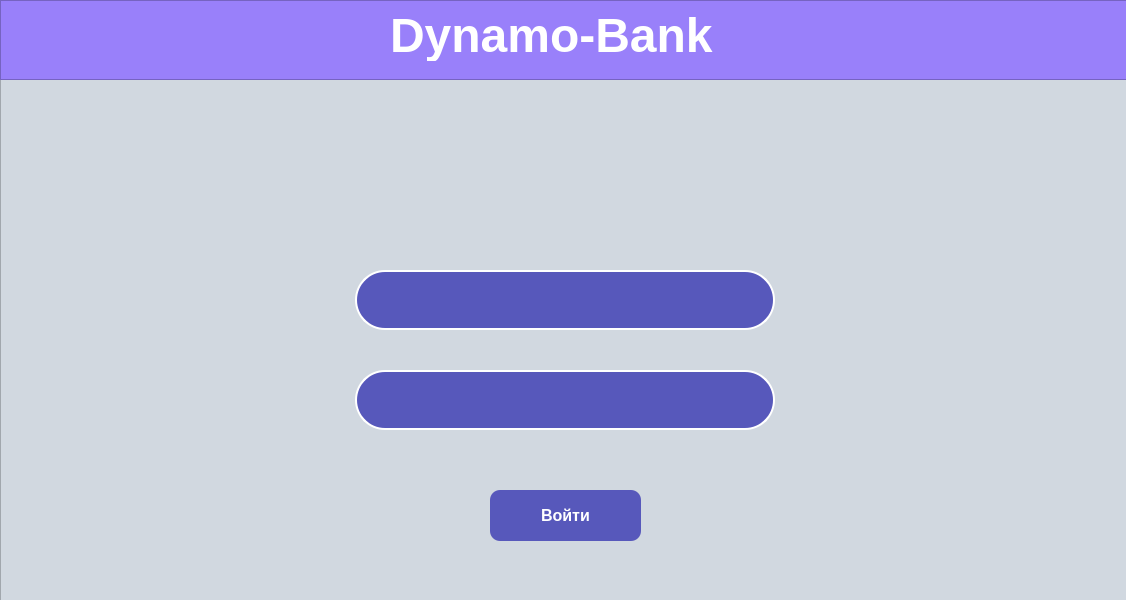
<?xml version="1.0" encoding="UTF-8"?>
<ui version="4.0">
 <class>MainWindow</class>
 <widget class="QMainWindow" name="MainWindow">
  <property name="geometry">
   <rect>
    <x>0</x>
    <y>0</y>
    <width>1126</width>
    <height>600</height>
   </rect>
  </property>
  <property name="windowTitle">
   <string>MainWindow</string>
  </property>
  <widget class="QWidget" name="centralwidget">
   <widget class="QFrame" name="frame">
    <property name="geometry">
     <rect>
      <x>0</x>
      <y>0</y>
      <width>1131</width>
      <height>601</height>
     </rect>
    </property>
    <property name="styleSheet">
     <string notr="true">background-color:#d1d8e0;</string>
    </property>
    <property name="frameShape">
     <enum>QFrame::StyledPanel</enum>
    </property>
    <property name="frameShadow">
     <enum>QFrame::Raised</enum>
    </property>
    <widget class="QFrame" name="frame_2">
     <property name="geometry">
      <rect>
       <x>0</x>
       <y>0</y>
       <width>1131</width>
       <height>80</height>
      </rect>
     </property>
     <property name="styleSheet">
      <string notr="true">background-color:#9980FA;
color:white;
text-align:center;</string>
     </property>
     <property name="frameShape">
      <enum>QFrame::StyledPanel</enum>
     </property>
     <property name="frameShadow">
      <enum>QFrame::Raised</enum>
     </property>
     <widget class="QLabel" name="label">
      <property name="geometry">
       <rect>
        <x>390</x>
        <y>10</y>
        <width>391</width>
        <height>51</height>
       </rect>
      </property>
      <property name="font">
       <font>
        <family>Tahoma</family>
        <pointsize>36</pointsize>
        <weight>75</weight>
        <bold>true</bold>
       </font>
      </property>
      <property name="styleSheet">
       <string notr="true">color:#black;</string>
      </property>
      <property name="text">
       <string>Dynamo-Bank</string>
      </property>
     </widget>
    </widget>
    <widget class="QLabel" name="label_2">
     <property name="geometry">
      <rect>
       <x>470</x>
       <y>590</y>
       <width>461</width>
       <height>181</height>
      </rect>
     </property>
     <property name="text">
      <string/>
     </property>
     <property name="pixmap">
      <pixmap>imgonline-com-ua-Transparent-backgr-48tgqomMjDUEwY.png</pixmap>
     </property>
    </widget>
    <widget class="QLabel" name="label_3">
     <property name="geometry">
      <rect>
       <x>320</x>
       <y>80</y>
       <width>461</width>
       <height>181</height>
      </rect>
     </property>
     <property name="text">
      <string/>
     </property>
     <property name="pixmap">
      <pixmap>imgonline-com-ua-Transparent-backgr-48tgqomMjDUEwY.png</pixmap>
     </property>
    </widget>
    <widget class="QLineEdit" name="bond_cost_input">
     <property name="geometry">
      <rect>
       <x>355</x>
       <y>270</y>
       <width>420</width>
       <height>60</height>
      </rect>
     </property>
     <property name="font">
      <font>
       <family>Tahoma</family>
       <pointsize>20</pointsize>
       <weight>75</weight>
       <bold>true</bold>
      </font>
     </property>
     <property name="styleSheet">
      <string notr="true">background-color:#5758BB;
color:white;
border: 2px solid white;
border-radius: 30px;</string>
     </property>
     <property name="text">
      <string/>
     </property>
     <property name="alignment">
      <set>Qt::AlignCenter</set>
     </property>
    </widget>
    <widget class="QLineEdit" name="bond_long_input">
     <property name="geometry">
      <rect>
       <x>355</x>
       <y>370</y>
       <width>420</width>
       <height>60</height>
      </rect>
     </property>
     <property name="font">
      <font>
       <family>Tahoma</family>
       <pointsize>20</pointsize>
       <weight>75</weight>
       <bold>true</bold>
      </font>
     </property>
     <property name="styleSheet">
      <string notr="true">background-color:#5758BB;
color:white;
border: 2px solid white;
border-radius: 30px;</string>
     </property>
     <property name="alignment">
      <set>Qt::AlignCenter</set>
     </property>
    </widget>
    <widget class="QPushButton" name="add_bond_button">
     <property name="geometry">
      <rect>
       <x>490</x>
       <y>490</y>
       <width>151</width>
       <height>51</height>
      </rect>
     </property>
     <property name="font">
      <font>
       <family>Tahoma</family>
       <pointsize>12</pointsize>
       <weight>75</weight>
       <bold>true</bold>
      </font>
     </property>
     <property name="styleSheet">
      <string notr="true">QPushButton{background-color:#5758BB;
color:white;
border-radius: 10px;}
QPushButton:pressed{
background-color:darkgreen;
color:white;
border-radius: 10px;
}</string>
     </property>
     <property name="text">
      <string>Войти</string>
     </property>
    </widget>
   </widget>
  </widget>
 </widget>
 <resources/>
 <connections/>
</ui>
